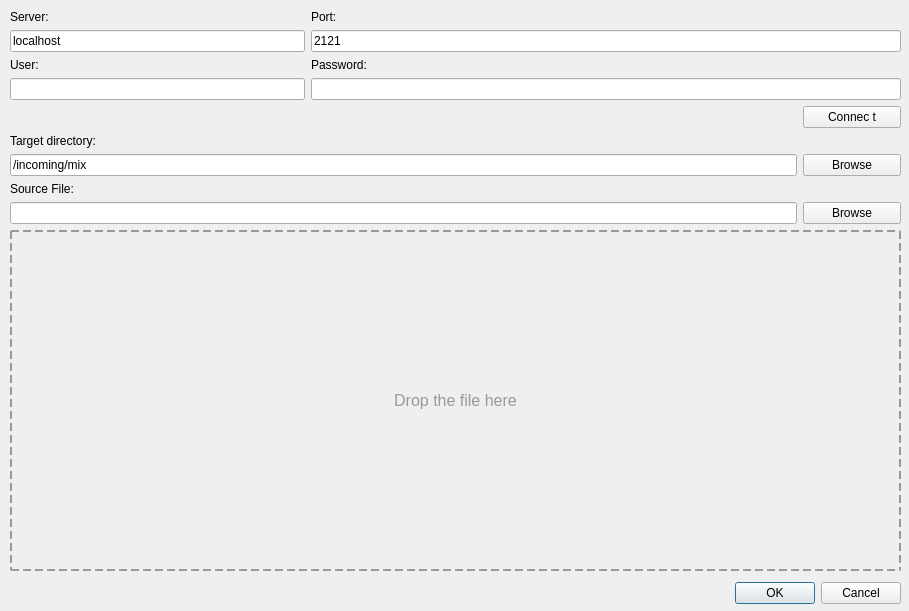
<?xml version="1.0" encoding="UTF-8"?>
<ui version="4.0">
 <class>FTPUploadDialog</class>
 <widget class="QDialog" name="FTPUploadDialog">
  <property name="geometry">
   <rect>
    <x>0</x>
    <y>0</y>
    <width>909</width>
    <height>611</height>
   </rect>
  </property>
  <property name="windowTitle">
   <string>FTP Upload Dialog</string>
  </property>
  <property name="modal">
   <bool>true</bool>
  </property>
  <widget class="QWidget" name="verticalLayoutWidget">
   <property name="geometry">
    <rect>
     <x>10</x>
     <y>10</y>
     <width>891</width>
     <height>561</height>
    </rect>
   </property>
   <layout class="QGridLayout" name="gridLayout" rowstretch="0,0,0,0,0,0,0,0,0,0,0,0,0" columnstretch="1,0">
    <item row="2" column="0">
     <widget class="QLabel" name="userLabel">
      <property name="text">
       <string>User:</string>
      </property>
     </widget>
    </item>
    <item row="4" column="0" colspan="2">
     <layout class="QHBoxLayout" name="horizontalLayout_3">
      <property name="leftMargin">
       <number>0</number>
      </property>
      <property name="bottomMargin">
       <number>0</number>
      </property>
      <item>
       <spacer name="horizontalSpacer">
        <property name="orientation">
         <enum>Qt::Horizontal</enum>
        </property>
        <property name="sizeHint" stdset="0">
         <size>
          <width>40</width>
          <height>20</height>
         </size>
        </property>
       </spacer>
      </item>
      <item>
       <widget class="QPushButton" name="connectButton">
        <property name="sizePolicy">
         <sizepolicy hsizetype="Preferred" vsizetype="Preferred">
          <horstretch>0</horstretch>
          <verstretch>0</verstretch>
         </sizepolicy>
        </property>
        <property name="minimumSize">
         <size>
          <width>98</width>
          <height>0</height>
         </size>
        </property>
        <property name="maximumSize">
         <size>
          <width>16777215</width>
          <height>16777215</height>
         </size>
        </property>
        <property name="layoutDirection">
         <enum>Qt::LeftToRight</enum>
        </property>
        <property name="text">
         <string>Connec t</string>
        </property>
        <property name="flat">
         <bool>false</bool>
        </property>
       </widget>
      </item>
     </layout>
    </item>
    <item row="10" column="0" colspan="2">
     <layout class="QHBoxLayout" name="horizontalLayout" stretch="8,1">
      <property name="spacing">
       <number>6</number>
      </property>
      <property name="sizeConstraint">
       <enum>QLayout::SetMaximumSize</enum>
      </property>
      <property name="leftMargin">
       <number>0</number>
      </property>
      <property name="topMargin">
       <number>0</number>
      </property>
      <property name="bottomMargin">
       <number>0</number>
      </property>
      <item>
       <widget class="QLineEdit" name="sourceEdit"/>
      </item>
      <item>
       <widget class="QPushButton" name="sourceBrowseButton">
        <property name="text">
         <string>Browse</string>
        </property>
       </widget>
      </item>
     </layout>
    </item>
    <item row="1" column="1">
     <widget class="QLineEdit" name="portEdit">
      <property name="text">
       <string>2121</string>
      </property>
     </widget>
    </item>
    <item row="1" column="0">
     <widget class="QLineEdit" name="serverEdit">
      <property name="text">
       <string>localhost</string>
      </property>
      <property name="placeholderText">
       <string>FTP server host name</string>
      </property>
     </widget>
    </item>
    <item row="7" column="0">
     <widget class="QLabel" name="sourceLabel">
      <property name="text">
       <string>Source File:</string>
      </property>
     </widget>
    </item>
    <item row="3" column="1">
     <widget class="QLineEdit" name="passwordEdit">
      <property name="echoMode">
       <enum>QLineEdit::Password</enum>
      </property>
     </widget>
    </item>
    <item row="0" column="0">
     <widget class="QLabel" name="serverLabel">
      <property name="text">
       <string>Server:</string>
      </property>
     </widget>
    </item>
    <item row="5" column="0">
     <widget class="QLabel" name="targetLabel">
      <property name="text">
       <string>Target directory:</string>
      </property>
     </widget>
    </item>
    <item row="2" column="1">
     <widget class="QLabel" name="passwordLabel">
      <property name="text">
       <string>Password:</string>
      </property>
     </widget>
    </item>
    <item row="0" column="1">
     <widget class="QLabel" name="portLabel">
      <property name="text">
       <string>Port:</string>
      </property>
     </widget>
    </item>
    <item row="6" column="0" colspan="2">
     <layout class="QHBoxLayout" name="horizontalLayout_2" stretch="8,1">
      <property name="topMargin">
       <number>0</number>
      </property>
      <property name="bottomMargin">
       <number>0</number>
      </property>
      <item>
       <widget class="QLineEdit" name="targetEdit">
        <property name="text">
         <string>/incoming/mix</string>
        </property>
       </widget>
      </item>
      <item>
       <widget class="QPushButton" name="targetBrowseButton">
        <property name="text">
         <string>Browse</string>
        </property>
       </widget>
      </item>
     </layout>
    </item>
    <item row="3" column="0">
     <widget class="QLineEdit" name="userEdit"/>
    </item>
    <item row="12" column="0" colspan="2">
     <widget class="QLabel" name="dropAreaLabel">
      <property name="sizePolicy">
       <sizepolicy hsizetype="Expanding" vsizetype="Expanding">
        <horstretch>2</horstretch>
        <verstretch>2</verstretch>
       </sizepolicy>
      </property>
      <property name="acceptDrops">
       <bool>true</bool>
      </property>
      <property name="styleSheet">
       <string notr="true">QLabel { color: #999; font-size: 16px; padding: 10px; border: 2px dashed #999; }</string>
      </property>
      <property name="text">
       <string>Drop the file here</string>
      </property>
      <property name="scaledContents">
       <bool>false</bool>
      </property>
      <property name="alignment">
       <set>Qt::AlignCenter</set>
      </property>
     </widget>
    </item>
   </layout>
  </widget>
  <widget class="QDialogButtonBox" name="buttonBox">
   <property name="geometry">
    <rect>
     <x>510</x>
     <y>580</y>
     <width>391</width>
     <height>26</height>
    </rect>
   </property>
   <property name="standardButtons">
    <set>QDialogButtonBox::Cancel|QDialogButtonBox::Ok</set>
   </property>
  </widget>
 </widget>
 <tabstops>
  <tabstop>serverEdit</tabstop>
  <tabstop>portEdit</tabstop>
  <tabstop>userEdit</tabstop>
  <tabstop>passwordEdit</tabstop>
  <tabstop>targetEdit</tabstop>
  <tabstop>targetBrowseButton</tabstop>
  <tabstop>sourceEdit</tabstop>
  <tabstop>sourceBrowseButton</tabstop>
 </tabstops>
 <resources/>
 <connections/>
</ui>
